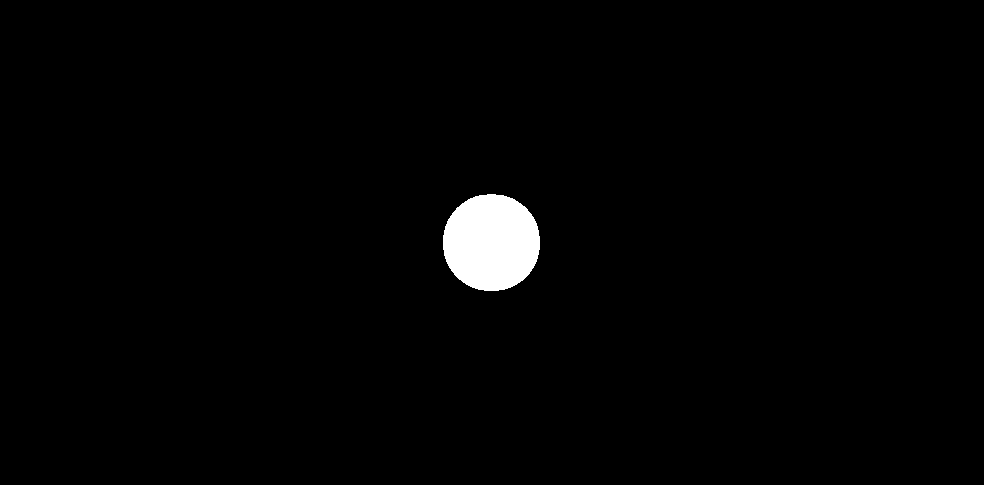
#> input picture tmp/mask.png, 984 x 485 px
$ python -i UnionKit.py   (imports and definitions only)   (Python 2 division)   (older library calls are emulated)
#> lines starting #> are read from the running program, lines starting #| are printed output that depends on the picture; after the words box and inside, x2 and y2 are one past the last pixel; in counts of white or black regions, pixels touching at a corner belong together
#> further down, picture is the input picture: shape (485, 984, 3); 1.6% white; 1 white region, box (x1, y1, x2, y2) and area: (443, 194, 540, 291) 7479
# coding: utf-8
#Copyright (c) 2018  Shotaro Ishigami

import cv2
import numpy as np
import random
from PIL import Image, ImageDraw, ImageFilter

#ターゲット切り取り
def ImageTrim(img):

    th1=Binarize(245,img)
#> in Binarize, `_,th1 = cv2.threshold(im_gray_smooth,gray,255,cv2.THRESH_BINARY)`:
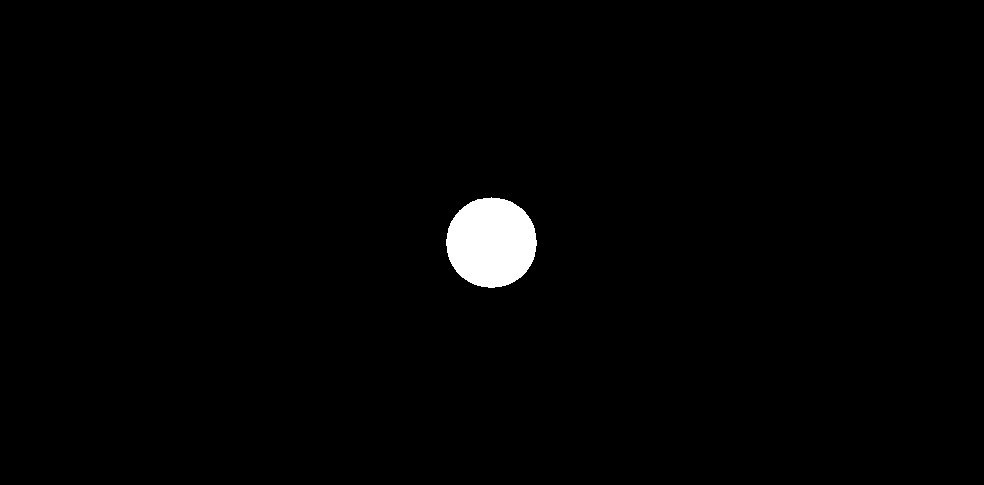
#> th1: shape (485, 984); 1.3% white; 1 white region
    # 輪郭を抽出
      #   contours : [領域][Point No][0][x=0, y=1]
      #   cv2.CHAIN_APPROX_NONE: 中間点も保持する
      #   cv2.CHAIN_APPROX_SIMPLE: 中間点は保持しない
    _,contours, hierarchy = cv2.findContours(th1, cv2.RETR_LIST, cv2.CHAIN_APPROX_NONE)
#> contours = 1 contour; box (x1, y1, x2, y2) and area: (446, 197, 537, 288) 6308


    h,w,_=img.shape[:3]
#> h = 485; w = 984
    img_area=h*w
#> img_area = 477240

    maxContour = 0

    # 各輪郭に対する処理
    for i in range(0, len(contours)):

        # 輪郭の領域を計算
        area = cv2.contourArea(contours[i])

        # ノイズ（小さすぎる領域）と画像全体の輪郭を除外
        if area < 1e3 or area>=img_area-100000:
              continue

        # 外接矩形
        if len(contours[i]) > 0:
            if(area>maxContour):
                rect = contours[i]
                x, y, w, h = cv2.boundingRect(rect)
                # cv2.rectangle(img, (x, y), (x + w, y + h), (255, 0,0 ), 1)
                # 外接矩形毎に画像を保存
                img_pe=img[y:y + h, x:x + w]
                maxContour=area
#> this loop made 1 pass
#> (area, x, y, w, h, maxContour) on pass 1: (6308, 446, 197, 91, 91, 6308)
#> pass 1, in ImageTrim, `img_pe=img[y:y + h, x:x + w]`:
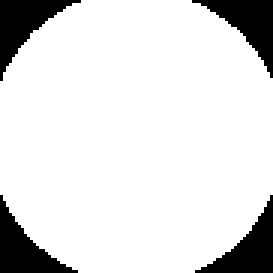
#> img_pe: shape (91, 91, 3) (shown 3 times larger); 86.8% white; 4 black regions, box (x1, y1, x2, y2) and area: (0, 0, 27, 27) 279, (64, 0, 91, 26) 274, (0, 65, 26, 91) 269, (65, 65, 91, 91) 267
#> after the loop, h = 91; maxContour = 6308; rect = contour of 256 points, box (x1, y1, x2, y2) (446, 197, 537, 288), area 6308; w = 91; x = 446; y = 197

    try:
        return img_pe
    except NameError:
        return None

# 抽出モードによって抽出手法を変更します。
# [41 lines left out: functions Extraction, Extraction_color, not called in this run]

#画像を２値化します。
def Binarize(gray,im):

    im_gray=cv2.cvtColor(im,cv2.COLOR_BGR2GRAY)#画像の読み込み
    #ガウスフィルタ
    im_gray_smooth=cv2.GaussianBlur(im_gray,(11,11),0)
    #2値化
    _,th1 = cv2.threshold(im_gray_smooth,gray,255,cv2.THRESH_BINARY)

    return th1

#２値化した情報からマスクを作成します。
# [34 lines left out: functions MakeMask, PasteTarget, img_expansion, Closing, not called in this run]

# PILで明度調整
def PIL_point(point,img):
    img_dw=img.point(lambda x:x*point)
    return img_dw

#OpenCVで明度調整
# [270 lines left out: functions OpenCV_gamma, Homography, TargetSmoothingBlur, BilateralBlur, Affine, LensFilter and 13 more, not called in this run]


>>> import cv2
>>> picture = cv2.imread('tmp/mask.png')
>>> result = ImageTrim(picture)
